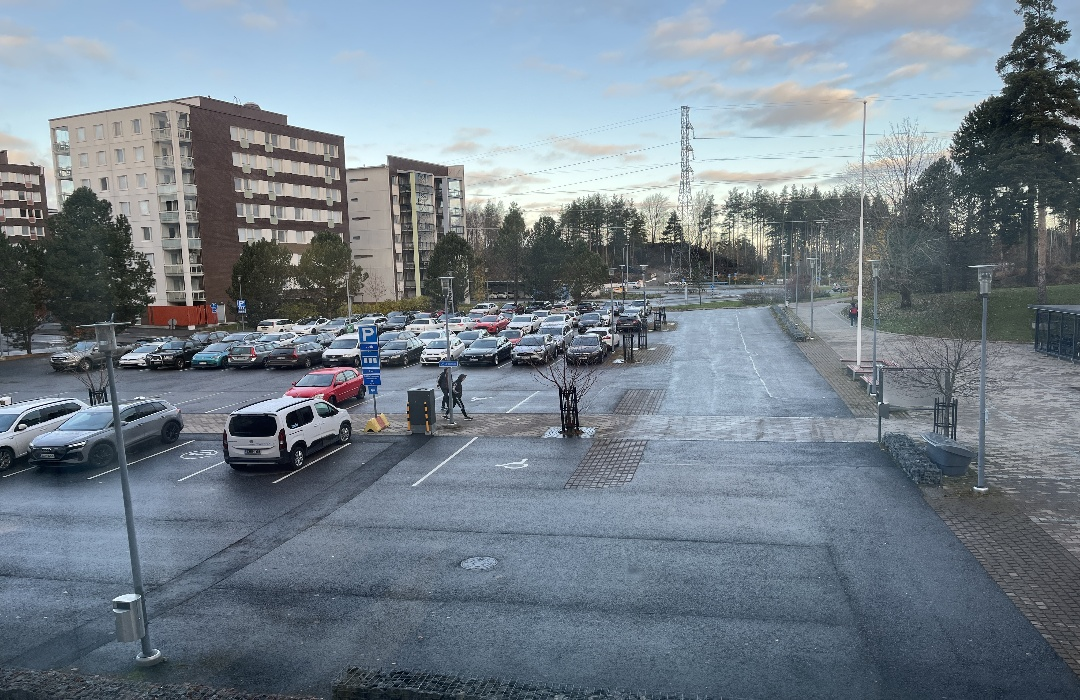
#> input picture resized_image.jpg, 1080 x 700 px, given in place of the camera
$ python main.py
#> lines starting #> are read from the running program, lines starting #| are printed output that depends on the picture; after the words box and inside, x2 and y2 are one past the last pixel; in counts of white or black regions, pixels touching at a corner belong together
import cv2
import numpy as np
import time

cap = cv2.VideoCapture(0)

detected_parking_spots = [
    (887, 693, False, 0), (1028, 700, False, 0), (1174, 704, False, 0),
    (1317, 722, False, 0), (749, 693, False, 0), (623, 682, False, 0),
    (495, 674, False, 0), (374, 679, False, 0), (244, 684, False, 0),
    (126, 663, False, 0), (31, 653, False, 0), (204, 539, False, 0),
    (316, 550, False, 0), (504, 560, False, 0), (412, 551, False, 0),
    (600, 558, False, 0), (699, 562, False, 0), (802, 563, False, 0),
    (901, 565, False, 0), (1000, 564, False, 0), (1109, 566, False, 0),
    (1255, 575, False, 0), (1382, 578, False, 0), (1539, 727, False, 0),
]

radius = 20

ret, ref_frame = cap.read()
#> ref_frame is the input picture: shape (700, 1080, 3); mean B, G, R 139.2, 128.5, 116.3
if not ret:
    print("Failed to capture reference frame.")
    cap.release()
    exit()

ref_frame = cv2.resize(ref_frame, (1600, 900))
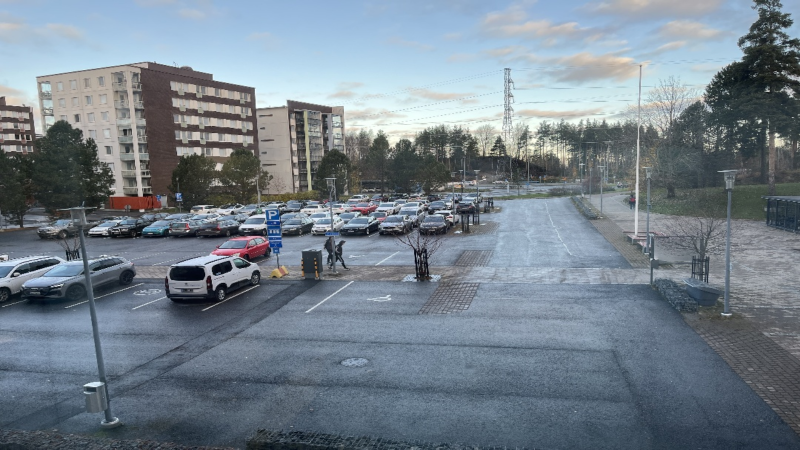
#> ref_frame: shape (900, 1600, 3) (shown at 1/2 size); mean B, G, R 139.1, 128.4, 116.2
gray_ref_frame = cv2.cvtColor(ref_frame, cv2.COLOR_BGR2GRAY)
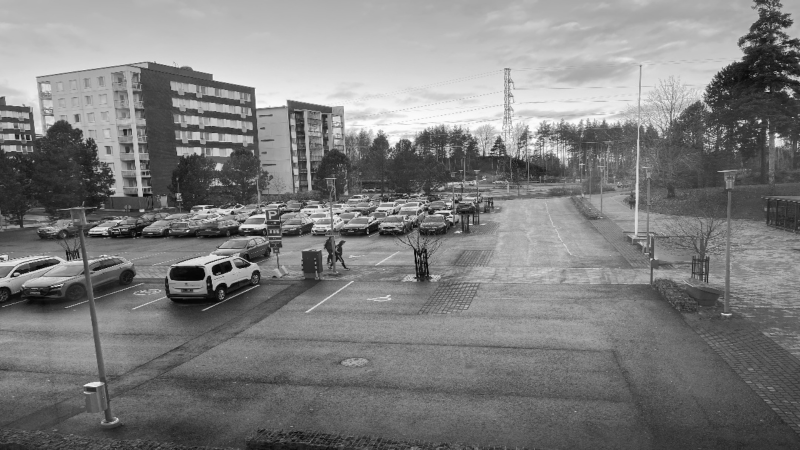
#> gray_ref_frame: shape (900, 1600) (shown at 1/2 size); min 2, max 254, mean 126
gray_ref_frame = cv2.GaussianBlur(gray_ref_frame, (5, 5), 0)

while True:
    ret, frame = cap.read()
    if not ret:
        break
    frame = cv2.resize(frame, (1600, 900))
    gray_frame = cv2.cvtColor(frame, cv2.COLOR_BGR2GRAY)
    gray_frame = cv2.GaussianBlur(gray_frame, (5, 5), 0)
    for i, (x, y, was_movement, last_movement_time) in enumerate(detected_parking_spots):
        ref_roi = gray_ref_frame[max(0, y - radius):y + radius, max(0, x - radius):x + radius]
        current_roi = gray_frame[max(0, y - radius):y + radius, max(0, x - radius):x + radius]
        if ref_roi.shape != current_roi.shape:
            print(f"ROI shape mismatch at spot {i}. Skipping.")
            continue
        diff = cv2.absdiff(ref_roi, current_roi)
        _, diff = cv2.threshold(diff, 30, 255, cv2.THRESH_BINARY)
        motion = np.count_nonzero(diff)
        is_movement = motion > 500
        current_time = time.time()
        if is_movement and not was_movement:
            print(f"Significant movement detected: Spot ID {i}")
            detected_parking_spots[i] = (x, y, True, current_time)
        elif not is_movement and was_movement:
            if current_time - last_movement_time >= 5:
                print(f"No significant movement: Spot ID {i}")
                detected_parking_spots[i] = (x, y, False, 0)
        else:
            if is_movement:
                color = (0, 0, 255)
            else:
                if current_time - last_movement_time >= 5:
                    color = (0, 255, 0)
                else:
                    color = (0, 0, 255)
        detected_parking_spots[i] = (x, y, is_movement, current_time if is_movement else last_movement_time)
        cv2.circle(frame, (x, y), radius, color, 2)
#> this loop made 24 passes
#> pass 1, `ref_roi = gray_ref_frame[max(0, y - radius):y + radius, max(0, x - rad..`:
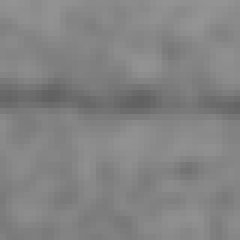
#> ref_roi: shape (40, 40) (shown 6 times larger); min 97, max 148, mean 131.1
#> pass 2, `ref_roi = gray_ref_frame[max(0, y - radius):y + radius, max(0, x - rad..`:
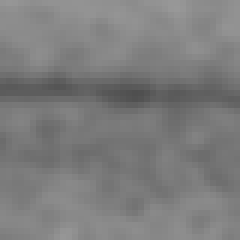
#> ref_roi: shape (40, 40) (shown 6 times larger); min 79, max 152, mean 124.7
#> pass 3, `ref_roi = gray_ref_frame[max(0, y - radius):y + radius, max(0, x - rad..`:
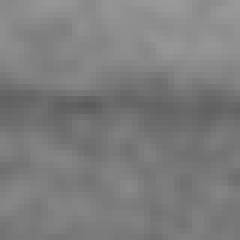
#> ref_roi: shape (40, 40) (shown 6 times larger); min 90, max 154, mean 124.9
#> after the loop:
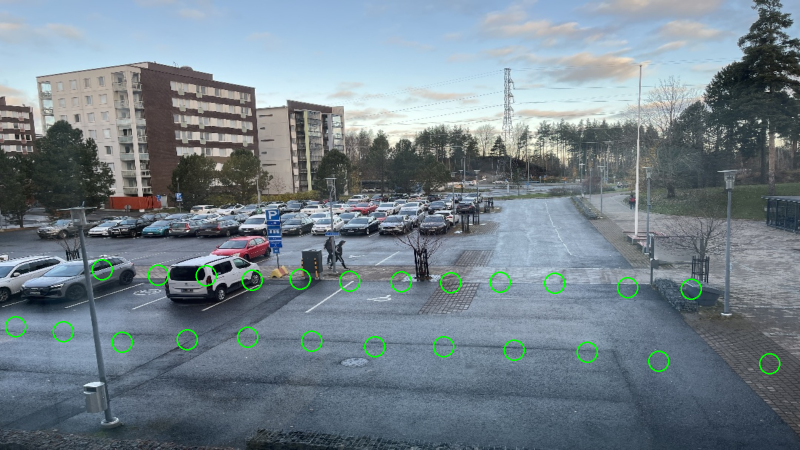
#> frame: shape (900, 1600, 3) (shown at 1/2 size); 0.64% of pixels changed, all inside (x1, y1, x2, y2) = (10, 518, 1561, 749)
#> after the loop:
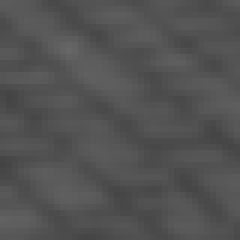
#> ref_roi: shape (40, 40) (shown 6 times larger); min 67, max 102, mean 82.5
#> after the loop, detected_parking_spots = 24 items, first 6: (887, 693, False, 0), (1028, 700, False, 0), (1174, 704, False, 0), (1317, 722, False, 0), (749, 693, False, 0), (623, 682, False, 0)
    cv2.imshow("Parking Spot Monitoring", frame)

    # Exit q
    if cv2.waitKey(1) & 0xFF == ord('q'):
#> (key q is pressed here)
        break

cap.release()
cv2.destroyAllWindows()
